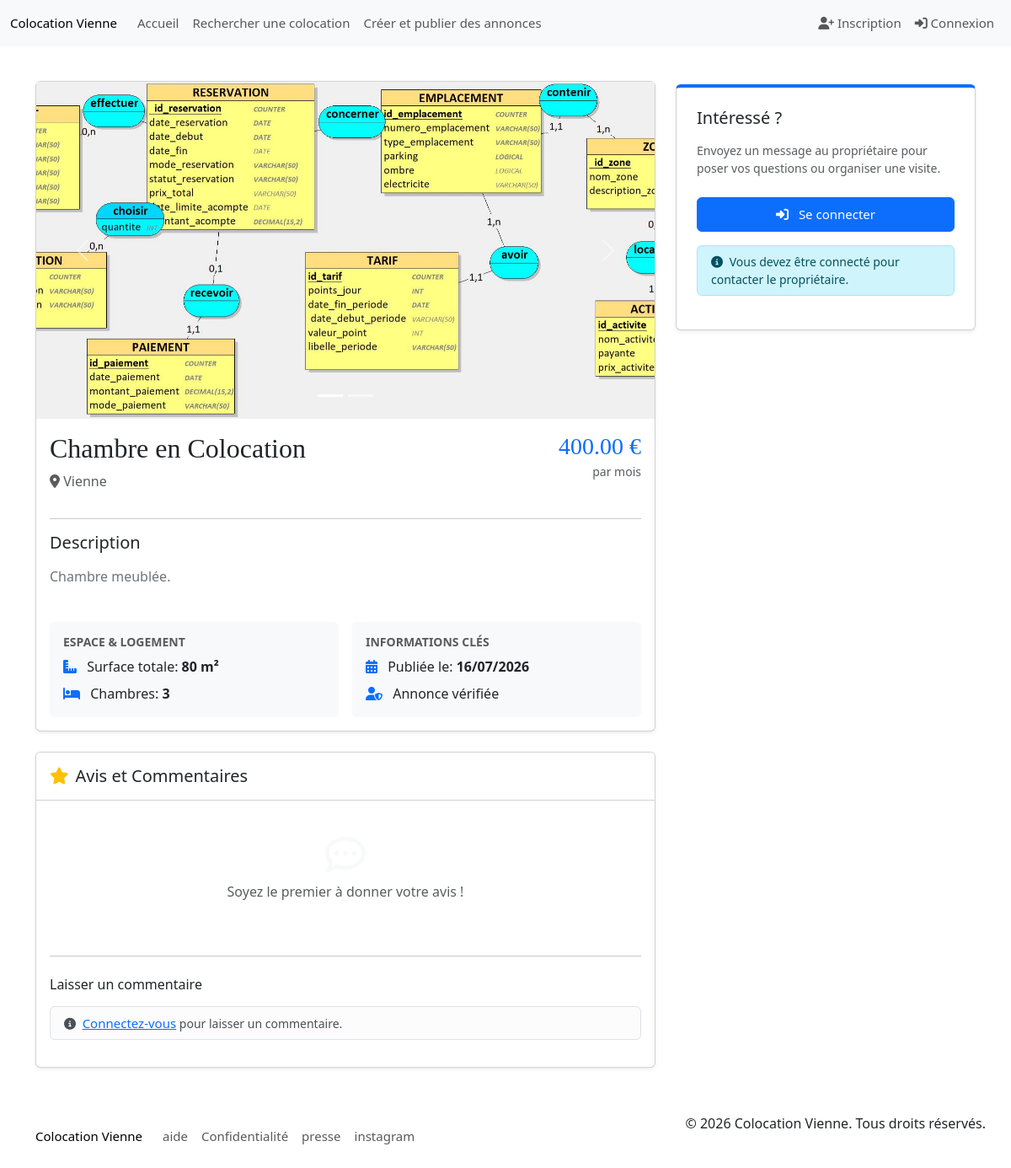
The page /annonce/show?id=12 on the database as committed earlier.
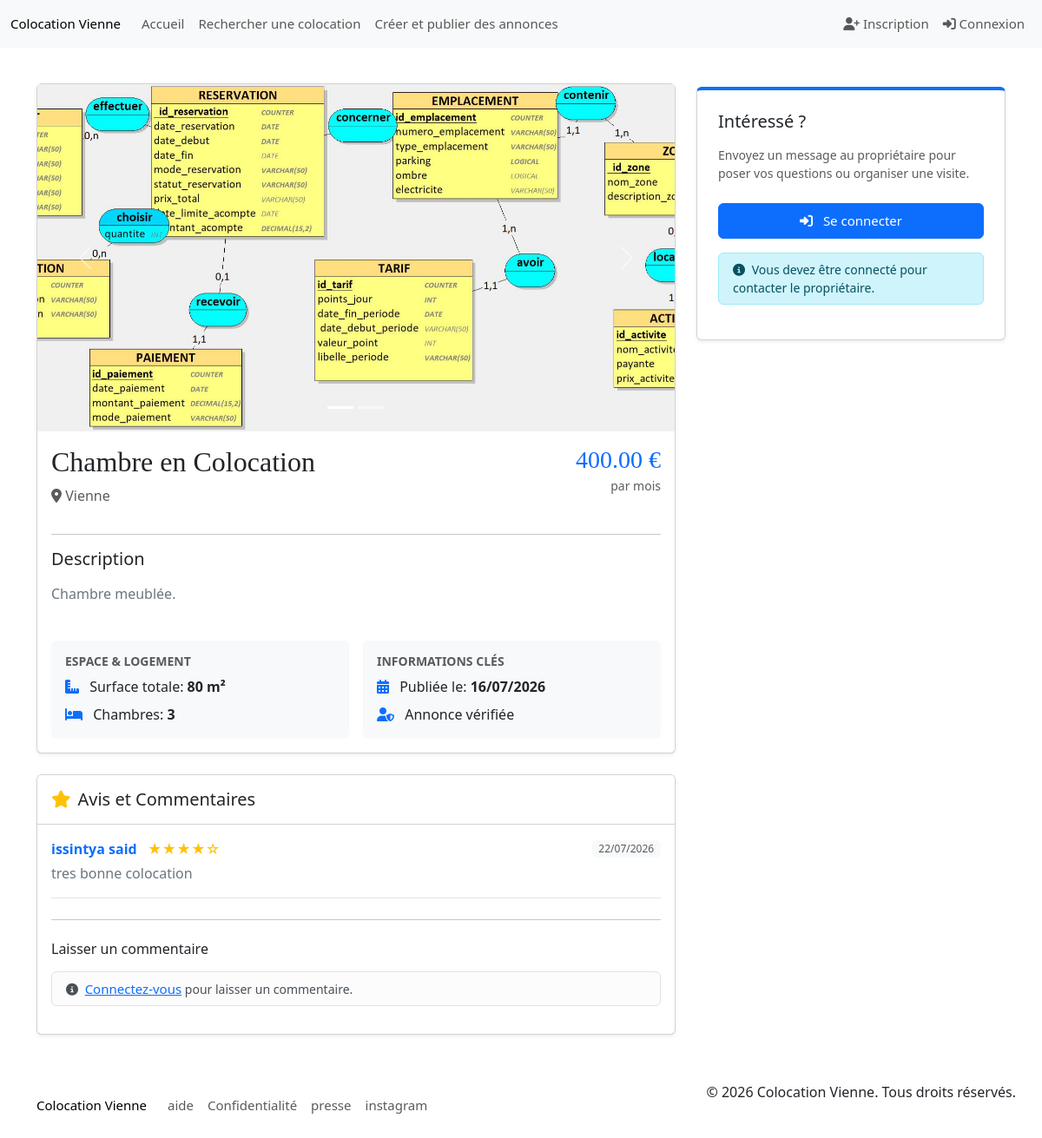
The same page on the database as committed later.
### tables this page shows
CREATE TABLE `photo` (
  `id_photo` int(11) NOT NULL,
  `url` varchar(250) NOT NULL
);

CREATE TABLE `annonce_utilisateur` (
  `id_utilisateur` int(11) NOT NULL,
  `id_annonce` int(11) NOT NULL
);

CREATE TABLE `annonce` (
  `id_annonce` int(11) NOT NULL,
  `titre` varchar(50) NOT NULL,
  `adresse_1` varchar(255) NOT NULL,
  `adresse_2` varchar(255) DEFAULT NULL,
  `adresse_3` varchar(255) DEFAULT NULL,
  `adresse_4` varchar(255) DEFAULT NULL,
  `ville` varchar(50) NOT NULL,
  `code_postal` int(11) NOT NULL,
  `loyer_location_chez_habitant` decimal(10,2) NOT NULL,
  `description` text NOT NULL,
  `surface_logement` decimal(10,2) NOT NULL,
  `surface_chambres` decimal(10,2) NOT NULL,
  `nombre_chambre` int(11) NOT NULL,
  `date_expiration` date DEFAULT NULL,
  `date_publication` date NOT NULL,
  `date_modification` date NOT NULL,
  `carte_coordonnee_GPS` varchar(40) DEFAULT NULL,
  `date_cloture` date DEFAULT NULL,
  `loyer_colocation` decimal(10,2) NOT NULL
);

CREATE TABLE `annonce_avis` (
  `id_avis` int(11) NOT NULL,
  `note` decimal(5,2) DEFAULT NULL,
  `date_` date NOT NULL,
  `commentaire` text NOT NULL,
  `id_annonce` int(11) DEFAULT NULL,
  `id_utilisateur` int(11) NOT NULL,
  `id_utilisateur_1` int(11) NOT NULL
);

### app/Views/annonce/show.php (the view, shortened to what the rows shown need)
<?php
include __DIR__ . "/../partials/header.php";
?>
<div class="container mt-5 pt-5">
    <div class="row">
        <div class="col-md-8">
            <div class="card mb-4 shadow-sm">
                <?php if (count($photos) > 1): ?>
                    <div id="annonceCarousel" class="carousel slide" data-bs-ride="carousel">
                        <div class="carousel-indicators">
                            <?php foreach ($photos as $index => $p): ?>
                                <button type="button" data-bs-target="#annonceCarousel" data-bs-slide-to="<?php echo $index; ?>" class="<?php echo $index === 0 ? 'active' : ''; ?>" aria-current="<?php echo $index === 0 ? 'true' : 'false'; ?>" aria-label="Slide <?php echo $index + 1; ?>"></button>
                            <?php endforeach; ?>
                        </div>
                        <div class="carousel-inner">
                            <?php foreach ($photos as $index => $p): ?>
                                <?php
                                    $pUrl = $p['url'];
                                    $displayPath = (strpos($pUrl, 'http') === 0 ? $pUrl : Config::url($pUrl));
                                ?>
                                <div class="carousel-item <?php echo $index === 0 ? 'active' : ''; ?>">
                                    <img src="<?php echo $displayPath; ?>" class="d-block w-100" alt="Photo <?php echo $index + 1; ?>" style="height: 400px; object-fit: cover;" onclick="openGallery(<?php echo $index; ?>)">
                                </div>
                            <?php endforeach; ?>
                        </div>
                        <button class="carousel-control-prev" type="button" data-bs-target="#annonceCarousel" data-bs-slide="prev">
                            <span class="carousel-control-prev-icon" aria-hidden="true"></span>
                        </button>
                        <button class="carousel-control-next" type="button" data-bs-target="#annonceCarousel" data-bs-slide="next">
                            <span class="carousel-control-next-icon" aria-hidden="true"></span>
                        </button>
                    </div>
                <?php endif; ?>
                <div class="card-body">
                    <div class="d-flex justify-content-between align-items-start">
                        <div>
                            <h1 class="card-title h2"><?php echo htmlspecialchars($annonce->getTitre()); ?></h1>
                            <p class="text-muted"><i class="fas fa-map-marker-alt"></i> <?php echo htmlspecialchars($annonce->getVille()); ?></p>
                        </div>
                        <div class="text-end">
                            <h3 class="text-primary mb-0"><?php echo number_format($annonce->getLoyer(), 2); ?> €</h3>
                            <small class="text-muted">par mois</small>
                        </div>
                    </div>
                    <hr>
                    <h5 class="mb-3">Description</h5>
                    <p class="card-text text-secondary" style="line-height: 1.6;"><?php echo nl2br(htmlspecialchars($annonce->getDescription())); ?></p>
                    <div class="row mt-4 g-3">
                        <div class="col-md-6">
                            <div class="p-3 bg-light rounded">
                                <h6 class="text-uppercase small fw-bold text-muted mb-2">Espace & Logement</h6>
                                <ul class="list-unstyled mb-0">
                                    <li class="mb-2"><i class="fas fa-ruler-combined text-primary me-2"></i> Surface totale: <strong><?php echo $annonce->getSurfaceLogement(); ?> m²</strong></li>
                                    <li><i class="fas fa-bed text-primary me-2"></i> Chambres: <strong><?php echo $annonce->getNombreChambre(); ?></strong></li>
                                </ul>
                            </div>
                        </div>
                        <div class="col-md-6">
                            <div class="p-3 bg-light rounded">
                                <h6 class="text-uppercase small fw-bold text-muted mb-2">Informations clés</h6>
                                <ul class="list-unstyled mb-0">
                                    <li class="mb-2"><i class="fas fa-calendar-alt text-primary me-2"></i> Publiée le: <strong><?php echo date('d/m/Y', strtotime($annonce->getDatePublication())); ?></strong></li>
                                    <li><i class="fas fa-user-shield text-primary me-2"></i> Annonce vérifiée</li>
                                </ul>
                            </div>
                        </div>
                    </div>
                </div>
            </div>
            <div class="card mb-4 shadow-sm">
                <div class="card-header bg-white py-3">
                    <h5 class="mb-0"><i class="fas fa-star text-warning me-2"></i>Avis et Commentaires</h5>
                </div>
                <div class="card-body">
                    <?php if (empty($comments)): ?>
                        <div class="text-center py-4">
                            <i class="far fa-comment-dots fa-3x text-light mb-2"></i>
                            <p class="text-muted">Soyez le premier à donner votre avis !</p>
                        </div>
                    <?php else: ?>
                        <?php foreach ($comments as $c): ?>
                            <div class="mb-4 pb-3 border-bottom last-child-border-0">
                                <div class="d-flex justify-content-between align-items-center mb-1">
                                    <div>
                                        <span class="fw-bold text-primary"><?php echo htmlspecialchars($c->getAuthorName()); ?></span>
                                        <span class="ms-2 text-warning">
                                            <?php
                                                $stars = round($c->getNote());
                                                for($i=1; $i<=5; $i++) echo $i <= $stars ? '★' : '☆';
                                            ?>
                                        </span>
                                    </div>
                                    <span class="badge bg-light text-muted fw-normal"><?php echo date('d/m/Y', strtotime($c->getDate())); ?></span>
                                </div>
                                <p class="mb-0 text-secondary"><?php echo htmlspecialchars($c->getCommentaire()); ?></p>
                            </div>
                        <?php endforeach; ?>
                    <?php endif; ?>
                    <hr class="my-4">
                    <h6 class="mb-3">Laisser un commentaire</h6>
                    <?php if (!empty($_SESSION['isLoggedin'])): ?>
                        <form action="<?php echo Config::url('comment/add'); ?>" method="POST">
                            <?php echo Token::field(); ?>
                            <input type="hidden" name="id_annonce" value="<?php echo $id; ?>">
                            <input type="hidden" name="id_owner" value="<?php echo $annonce->getOwnerId(); ?>">
                            <div class="mb-3">
                                <label class="form-label small text-muted">Note</label>
                                <select name="note" class="form-select form-select-sm w-auto">
                                    <option value="5">5 ★★★★★ (Excellent)</option>
                                    <option value="4">4 ★★★★☆ (Très bien)</option>
                                    <option value="3" selected>3 ★★★☆☆ (Bien)</option>
                                    <option value="2">2 ★★☆☆☆ (Moyen)</option>
                                    <option value="1">1 ★☆☆☆☆ (Mauvais)</option>
                                </select>
                            </div>
                            <div class="mb-3">
                                <textarea name="commentaire" class="form-control" rows="3" placeholder="Votre avis sur cette colocation..." required></textarea>
                            </div>
                            <button type="submit" class="btn btn-outline-primary btn-sm">Publier mon avis</button>
                        </form>
                    <?php else: ?>
                        <div class="alert alert-light border py-2 px-3 small">
                            <i class="fas fa-info-circle me-1"></i> <a href="<?php echo Config::url('auth/login'); ?>">Connectez-vous</a> pour laisser un commentaire.
                        </div>
                    <?php endif; ?>
                </div>
            </div>
        </div>
        <div class="col-md-4">
            <div class="card shadow-sm sticky-top" style="top: 100px; border-top: 4px solid #0d6efd;">
                <div class="card-body p-4">
                    <h5 class="card-title mb-3">Intéressé ?</h5>
                    <p class="text-muted small mb-4">Envoyez un message au propriétaire pour poser vos questions ou organiser une visite.</p>
                    <?php if (!empty($_SESSION['isLoggedin'])): ?>
                        <a href="<?php echo Config::url('pages/messages.php?annonce_id=' . $annonce->getId() . '&with_user=' . $annonce->getOwnerId()); ?>" class="btn btn-primary w-100 py-2 mb-3 shadow-sm">
                            <i class="fas fa-paper-plane me-2"></i>
                            <?php echo ($_SESSION['user_id'] == $annonce->getOwnerId()) ? "M'envoyer un message (Test)" : "Contacter le propriétaire"; ?>
                        </a>
                    <?php else: ?>
                        <a href="<?php echo Config::url('auth/login?redirect=annonce/show?id=' . $id); ?>" class="btn btn-primary w-100 py-2 mb-3">
                            <i class="fas fa-sign-in-alt me-2"></i> Se connecter
                        </a>
                        <div class="alert alert-info py-2 px-3 small mb-3">
                            <i class="fas fa-info-circle me-1"></i> Vous devez être connecté pour contacter le propriétaire.
                        </div>
                    <?php endif; ?>
                </div>
            </div>
        </div>
    </div>
</div>
<?php include __DIR__ . "/../partials/footer.php"; ?>

Rows that differ between the two databases and show on the page:
added annonce_avis: AuthorName "issintya said", note 4 (drawn), date_ "22/07/2026", commentaire "tres bonne colocation"
Other text that changed with them:
text no longer shown: "Soyez le premier à donner votre avis !"
